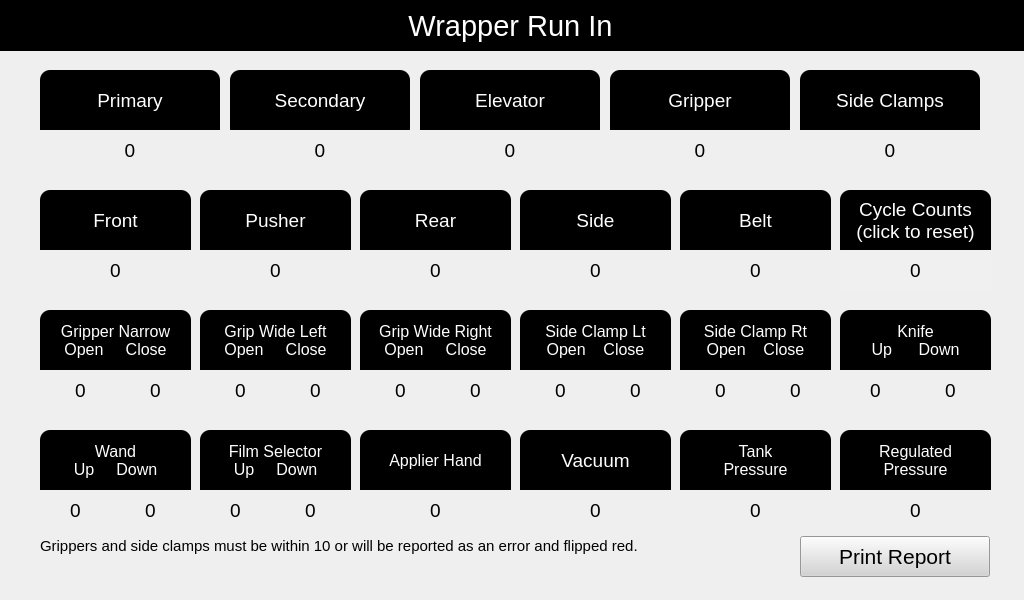
<?xml version="1.0" encoding="UTF-8"?>
<ui version="4.0">
 <class>operateNewWrapperRunIn</class>
 <widget class="QWidget" name="operateNewWrapperRunIn">
  <property name="geometry">
   <rect>
    <x>0</x>
    <y>0</y>
    <width>1024</width>
    <height>600</height>
   </rect>
  </property>
  <property name="windowTitle">
   <string>Form</string>
  </property>
  <widget class="QLabel" name="label">
   <property name="geometry">
    <rect>
     <x>-5</x>
     <y>0</y>
     <width>1031</width>
     <height>51</height>
    </rect>
   </property>
   <property name="font">
    <font>
     <pointsize>22</pointsize>
    </font>
   </property>
   <property name="styleSheet">
    <string notr="true">background-color: rgb(0, 0, 0);
color: rgb(255, 255, 255);</string>
   </property>
   <property name="text">
    <string>Wrapper Run In</string>
   </property>
   <property name="alignment">
    <set>Qt::AlignCenter</set>
   </property>
  </widget>
  <widget class="QLabel" name="label_11">
   <property name="geometry">
    <rect>
     <x>40</x>
     <y>70</y>
     <width>180</width>
     <height>60</height>
    </rect>
   </property>
   <property name="font">
    <font>
     <pointsize>14</pointsize>
    </font>
   </property>
   <property name="styleSheet">
    <string notr="true">color: rgb(255, 255, 255);
background-color: rgb(0, 0, 0);
border-top-right-radius: 10px;
border-top-left-radius: 10px;</string>
   </property>
   <property name="text">
    <string>Primary</string>
   </property>
   <property name="alignment">
    <set>Qt::AlignCenter</set>
   </property>
  </widget>
  <widget class="QLabel" name="label_12">
   <property name="geometry">
    <rect>
     <x>230</x>
     <y>70</y>
     <width>180</width>
     <height>60</height>
    </rect>
   </property>
   <property name="font">
    <font>
     <pointsize>14</pointsize>
    </font>
   </property>
   <property name="styleSheet">
    <string notr="true">color: rgb(255, 255, 255);
background-color: rgb(0, 0, 0);
border-top-right-radius: 10px;
border-top-left-radius: 10px;</string>
   </property>
   <property name="text">
    <string>Secondary</string>
   </property>
   <property name="alignment">
    <set>Qt::AlignCenter</set>
   </property>
  </widget>
  <widget class="QLabel" name="label_13">
   <property name="geometry">
    <rect>
     <x>420</x>
     <y>70</y>
     <width>180</width>
     <height>60</height>
    </rect>
   </property>
   <property name="font">
    <font>
     <pointsize>14</pointsize>
    </font>
   </property>
   <property name="styleSheet">
    <string notr="true">color: rgb(255, 255, 255);
background-color: rgb(0, 0, 0);
border-top-right-radius: 10px;
border-top-left-radius: 10px;</string>
   </property>
   <property name="text">
    <string>Elevator</string>
   </property>
   <property name="alignment">
    <set>Qt::AlignCenter</set>
   </property>
  </widget>
  <widget class="QLabel" name="label_14">
   <property name="geometry">
    <rect>
     <x>610</x>
     <y>70</y>
     <width>180</width>
     <height>60</height>
    </rect>
   </property>
   <property name="font">
    <font>
     <pointsize>14</pointsize>
    </font>
   </property>
   <property name="styleSheet">
    <string notr="true">color: rgb(255, 255, 255);
background-color: rgb(0, 0, 0);
border-top-right-radius: 10px;
border-top-left-radius: 10px;</string>
   </property>
   <property name="text">
    <string>Gripper</string>
   </property>
   <property name="alignment">
    <set>Qt::AlignCenter</set>
   </property>
  </widget>
  <widget class="QLabel" name="label_15">
   <property name="geometry">
    <rect>
     <x>800</x>
     <y>70</y>
     <width>180</width>
     <height>60</height>
    </rect>
   </property>
   <property name="font">
    <font>
     <pointsize>14</pointsize>
    </font>
   </property>
   <property name="styleSheet">
    <string notr="true">color: rgb(255, 255, 255);
background-color: rgb(0, 0, 0);
border-top-right-radius: 10px;
border-top-left-radius: 10px;</string>
   </property>
   <property name="text">
    <string>Side Clamps</string>
   </property>
   <property name="alignment">
    <set>Qt::AlignCenter</set>
   </property>
  </widget>
  <widget class="QLabel" name="label_16">
   <property name="geometry">
    <rect>
     <x>40</x>
     <y>190</y>
     <width>151</width>
     <height>60</height>
    </rect>
   </property>
   <property name="font">
    <font>
     <pointsize>14</pointsize>
    </font>
   </property>
   <property name="styleSheet">
    <string notr="true">color: rgb(255, 255, 255);
background-color: rgb(0, 0, 0);
border-top-right-radius: 10px;
border-top-left-radius: 10px;</string>
   </property>
   <property name="text">
    <string>Front</string>
   </property>
   <property name="alignment">
    <set>Qt::AlignCenter</set>
   </property>
  </widget>
  <widget class="QLabel" name="label_17">
   <property name="geometry">
    <rect>
     <x>200</x>
     <y>190</y>
     <width>151</width>
     <height>60</height>
    </rect>
   </property>
   <property name="font">
    <font>
     <pointsize>14</pointsize>
    </font>
   </property>
   <property name="styleSheet">
    <string notr="true">color: rgb(255, 255, 255);
background-color: rgb(0, 0, 0);
border-top-right-radius: 10px;
border-top-left-radius: 10px;</string>
   </property>
   <property name="text">
    <string>Pusher</string>
   </property>
   <property name="alignment">
    <set>Qt::AlignCenter</set>
   </property>
  </widget>
  <widget class="QLabel" name="label_18">
   <property name="geometry">
    <rect>
     <x>360</x>
     <y>190</y>
     <width>151</width>
     <height>60</height>
    </rect>
   </property>
   <property name="font">
    <font>
     <pointsize>14</pointsize>
    </font>
   </property>
   <property name="styleSheet">
    <string notr="true">color: rgb(255, 255, 255);
background-color: rgb(0, 0, 0);
border-top-right-radius: 10px;
border-top-left-radius: 10px;</string>
   </property>
   <property name="text">
    <string>Rear</string>
   </property>
   <property name="alignment">
    <set>Qt::AlignCenter</set>
   </property>
  </widget>
  <widget class="QLabel" name="label_19">
   <property name="geometry">
    <rect>
     <x>520</x>
     <y>190</y>
     <width>151</width>
     <height>60</height>
    </rect>
   </property>
   <property name="font">
    <font>
     <pointsize>14</pointsize>
    </font>
   </property>
   <property name="styleSheet">
    <string notr="true">color: rgb(255, 255, 255);
background-color: rgb(0, 0, 0);
border-top-right-radius: 10px;
border-top-left-radius: 10px;</string>
   </property>
   <property name="text">
    <string>Side</string>
   </property>
   <property name="alignment">
    <set>Qt::AlignCenter</set>
   </property>
  </widget>
  <widget class="QLabel" name="label_20">
   <property name="geometry">
    <rect>
     <x>680</x>
     <y>190</y>
     <width>151</width>
     <height>60</height>
    </rect>
   </property>
   <property name="font">
    <font>
     <pointsize>14</pointsize>
    </font>
   </property>
   <property name="styleSheet">
    <string notr="true">color: rgb(255, 255, 255);
background-color: rgb(0, 0, 0);
border-top-right-radius: 10px;
border-top-left-radius: 10px;</string>
   </property>
   <property name="text">
    <string>Belt</string>
   </property>
   <property name="alignment">
    <set>Qt::AlignCenter</set>
   </property>
  </widget>
  <widget class="QLabel" name="lblElevator">
   <property name="geometry">
    <rect>
     <x>420</x>
     <y>130</y>
     <width>180</width>
     <height>41</height>
    </rect>
   </property>
   <property name="font">
    <font>
     <pointsize>14</pointsize>
    </font>
   </property>
   <property name="styleSheet">
    <string notr="true"/>
   </property>
   <property name="text">
    <string notr="true">0</string>
   </property>
   <property name="alignment">
    <set>Qt::AlignCenter</set>
   </property>
  </widget>
  <widget class="QLabel" name="lblGripper">
   <property name="geometry">
    <rect>
     <x>610</x>
     <y>130</y>
     <width>180</width>
     <height>41</height>
    </rect>
   </property>
   <property name="font">
    <font>
     <pointsize>14</pointsize>
    </font>
   </property>
   <property name="styleSheet">
    <string notr="true"/>
   </property>
   <property name="text">
    <string notr="true">0</string>
   </property>
   <property name="alignment">
    <set>Qt::AlignCenter</set>
   </property>
  </widget>
  <widget class="QLabel" name="lblSideClamps">
   <property name="geometry">
    <rect>
     <x>800</x>
     <y>130</y>
     <width>180</width>
     <height>41</height>
    </rect>
   </property>
   <property name="font">
    <font>
     <pointsize>14</pointsize>
    </font>
   </property>
   <property name="styleSheet">
    <string notr="true"/>
   </property>
   <property name="text">
    <string notr="true">0</string>
   </property>
   <property name="alignment">
    <set>Qt::AlignCenter</set>
   </property>
  </widget>
  <widget class="QLabel" name="lblFront">
   <property name="geometry">
    <rect>
     <x>40</x>
     <y>250</y>
     <width>151</width>
     <height>41</height>
    </rect>
   </property>
   <property name="font">
    <font>
     <pointsize>14</pointsize>
    </font>
   </property>
   <property name="styleSheet">
    <string notr="true"/>
   </property>
   <property name="text">
    <string notr="true">0</string>
   </property>
   <property name="alignment">
    <set>Qt::AlignCenter</set>
   </property>
  </widget>
  <widget class="QLabel" name="lblPusher">
   <property name="geometry">
    <rect>
     <x>200</x>
     <y>250</y>
     <width>151</width>
     <height>41</height>
    </rect>
   </property>
   <property name="font">
    <font>
     <pointsize>14</pointsize>
    </font>
   </property>
   <property name="styleSheet">
    <string notr="true"/>
   </property>
   <property name="text">
    <string notr="true">0</string>
   </property>
   <property name="alignment">
    <set>Qt::AlignCenter</set>
   </property>
  </widget>
  <widget class="QLabel" name="lblRear">
   <property name="geometry">
    <rect>
     <x>360</x>
     <y>250</y>
     <width>151</width>
     <height>41</height>
    </rect>
   </property>
   <property name="font">
    <font>
     <pointsize>14</pointsize>
    </font>
   </property>
   <property name="styleSheet">
    <string notr="true"/>
   </property>
   <property name="text">
    <string notr="true">0</string>
   </property>
   <property name="alignment">
    <set>Qt::AlignCenter</set>
   </property>
  </widget>
  <widget class="QLabel" name="lblSide">
   <property name="geometry">
    <rect>
     <x>520</x>
     <y>250</y>
     <width>151</width>
     <height>41</height>
    </rect>
   </property>
   <property name="font">
    <font>
     <pointsize>14</pointsize>
    </font>
   </property>
   <property name="styleSheet">
    <string notr="true"/>
   </property>
   <property name="text">
    <string notr="true">0</string>
   </property>
   <property name="alignment">
    <set>Qt::AlignCenter</set>
   </property>
  </widget>
  <widget class="QLabel" name="lblBelt">
   <property name="geometry">
    <rect>
     <x>680</x>
     <y>250</y>
     <width>151</width>
     <height>41</height>
    </rect>
   </property>
   <property name="font">
    <font>
     <pointsize>14</pointsize>
    </font>
   </property>
   <property name="styleSheet">
    <string notr="true"/>
   </property>
   <property name="text">
    <string notr="true">0</string>
   </property>
   <property name="alignment">
    <set>Qt::AlignCenter</set>
   </property>
  </widget>
  <widget class="QLabel" name="lblPrimary">
   <property name="geometry">
    <rect>
     <x>40</x>
     <y>130</y>
     <width>180</width>
     <height>41</height>
    </rect>
   </property>
   <property name="font">
    <font>
     <pointsize>14</pointsize>
    </font>
   </property>
   <property name="styleSheet">
    <string notr="true"/>
   </property>
   <property name="text">
    <string notr="true">0</string>
   </property>
   <property name="alignment">
    <set>Qt::AlignCenter</set>
   </property>
  </widget>
  <widget class="QLabel" name="lblSecondary">
   <property name="geometry">
    <rect>
     <x>230</x>
     <y>130</y>
     <width>180</width>
     <height>41</height>
    </rect>
   </property>
   <property name="font">
    <font>
     <pointsize>14</pointsize>
    </font>
   </property>
   <property name="styleSheet">
    <string notr="true"/>
   </property>
   <property name="text">
    <string notr="true">0</string>
   </property>
   <property name="alignment">
    <set>Qt::AlignCenter</set>
   </property>
  </widget>
  <widget class="QLabel" name="gripperNarrowOpen">
   <property name="geometry">
    <rect>
     <x>40</x>
     <y>370</y>
     <width>81</width>
     <height>41</height>
    </rect>
   </property>
   <property name="font">
    <font>
     <pointsize>14</pointsize>
    </font>
   </property>
   <property name="styleSheet">
    <string notr="true"/>
   </property>
   <property name="text">
    <string notr="true">0</string>
   </property>
   <property name="alignment">
    <set>Qt::AlignCenter</set>
   </property>
  </widget>
  <widget class="QLabel" name="lblSideClampRightTitle">
   <property name="geometry">
    <rect>
     <x>680</x>
     <y>310</y>
     <width>151</width>
     <height>60</height>
    </rect>
   </property>
   <property name="font">
    <font>
     <pointsize>12</pointsize>
    </font>
   </property>
   <property name="styleSheet">
    <string notr="true">color: rgb(255, 255, 255);
background-color: rgb(0, 0, 0);
border-top-right-radius: 10px;
border-top-left-radius: 10px;</string>
   </property>
   <property name="text">
    <string>Side Clamp Rt
Open    Close</string>
   </property>
   <property name="alignment">
    <set>Qt::AlignCenter</set>
   </property>
  </widget>
  <widget class="QLabel" name="gripperWideLeftOpen">
   <property name="geometry">
    <rect>
     <x>200</x>
     <y>370</y>
     <width>81</width>
     <height>41</height>
    </rect>
   </property>
   <property name="font">
    <font>
     <pointsize>14</pointsize>
    </font>
   </property>
   <property name="styleSheet">
    <string notr="true"/>
   </property>
   <property name="text">
    <string notr="true">0</string>
   </property>
   <property name="alignment">
    <set>Qt::AlignCenter</set>
   </property>
  </widget>
  <widget class="QLabel" name="lblGripperNarrowTitle">
   <property name="geometry">
    <rect>
     <x>40</x>
     <y>310</y>
     <width>151</width>
     <height>60</height>
    </rect>
   </property>
   <property name="font">
    <font>
     <pointsize>12</pointsize>
    </font>
   </property>
   <property name="styleSheet">
    <string notr="true">color: rgb(255, 255, 255);
background-color: rgb(0, 0, 0);
border-top-right-radius: 10px;
border-top-left-radius: 10px;</string>
   </property>
   <property name="text">
    <string>Gripper Narrow
Open     Close</string>
   </property>
   <property name="alignment">
    <set>Qt::AlignCenter</set>
   </property>
  </widget>
  <widget class="QLabel" name="sideClampLeftOpen">
   <property name="geometry">
    <rect>
     <x>520</x>
     <y>370</y>
     <width>81</width>
     <height>41</height>
    </rect>
   </property>
   <property name="font">
    <font>
     <pointsize>14</pointsize>
    </font>
   </property>
   <property name="styleSheet">
    <string notr="true"/>
   </property>
   <property name="text">
    <string notr="true">0</string>
   </property>
   <property name="alignment">
    <set>Qt::AlignCenter</set>
   </property>
  </widget>
  <widget class="QLabel" name="gripperWideRightOpen">
   <property name="geometry">
    <rect>
     <x>360</x>
     <y>370</y>
     <width>81</width>
     <height>41</height>
    </rect>
   </property>
   <property name="font">
    <font>
     <pointsize>14</pointsize>
    </font>
   </property>
   <property name="styleSheet">
    <string notr="true"/>
   </property>
   <property name="text">
    <string notr="true">0</string>
   </property>
   <property name="alignment">
    <set>Qt::AlignCenter</set>
   </property>
  </widget>
  <widget class="QLabel" name="lblSideClampLeftTitle">
   <property name="geometry">
    <rect>
     <x>520</x>
     <y>310</y>
     <width>151</width>
     <height>60</height>
    </rect>
   </property>
   <property name="font">
    <font>
     <pointsize>12</pointsize>
    </font>
   </property>
   <property name="styleSheet">
    <string notr="true">color: rgb(255, 255, 255);
background-color: rgb(0, 0, 0);
border-top-right-radius: 10px;
border-top-left-radius: 10px;</string>
   </property>
   <property name="text">
    <string>Side Clamp Lt
Open    Close</string>
   </property>
   <property name="alignment">
    <set>Qt::AlignCenter</set>
   </property>
  </widget>
  <widget class="QLabel" name="lblGripperWideLeftTitle">
   <property name="geometry">
    <rect>
     <x>200</x>
     <y>310</y>
     <width>151</width>
     <height>60</height>
    </rect>
   </property>
   <property name="font">
    <font>
     <pointsize>12</pointsize>
    </font>
   </property>
   <property name="styleSheet">
    <string notr="true">color: rgb(255, 255, 255);
background-color: rgb(0, 0, 0);
border-top-right-radius: 10px;
border-top-left-radius: 10px;</string>
   </property>
   <property name="text">
    <string>Grip Wide Left
Open     Close</string>
   </property>
   <property name="alignment">
    <set>Qt::AlignCenter</set>
   </property>
  </widget>
  <widget class="QLabel" name="lblGripperWideRightTitle">
   <property name="geometry">
    <rect>
     <x>360</x>
     <y>310</y>
     <width>151</width>
     <height>60</height>
    </rect>
   </property>
   <property name="font">
    <font>
     <pointsize>12</pointsize>
    </font>
   </property>
   <property name="styleSheet">
    <string notr="true">color: rgb(255, 255, 255);
background-color: rgb(0, 0, 0);
border-top-right-radius: 10px;
border-top-left-radius: 10px;</string>
   </property>
   <property name="text">
    <string>Grip Wide Right
Open     Close</string>
   </property>
   <property name="alignment">
    <set>Qt::AlignCenter</set>
   </property>
  </widget>
  <widget class="QLabel" name="sideClampRightOpen">
   <property name="geometry">
    <rect>
     <x>680</x>
     <y>370</y>
     <width>81</width>
     <height>41</height>
    </rect>
   </property>
   <property name="font">
    <font>
     <pointsize>14</pointsize>
    </font>
   </property>
   <property name="styleSheet">
    <string notr="true"/>
   </property>
   <property name="text">
    <string notr="true">0</string>
   </property>
   <property name="alignment">
    <set>Qt::AlignCenter</set>
   </property>
  </widget>
  <widget class="QLabel" name="lblKnifeTitle">
   <property name="geometry">
    <rect>
     <x>840</x>
     <y>310</y>
     <width>151</width>
     <height>60</height>
    </rect>
   </property>
   <property name="maximumSize">
    <size>
     <width>16777215</width>
     <height>16777215</height>
    </size>
   </property>
   <property name="font">
    <font>
     <pointsize>12</pointsize>
    </font>
   </property>
   <property name="styleSheet">
    <string notr="true">color: rgb(255, 255, 255);
background-color: rgb(0, 0, 0);
border-top-right-radius: 10px;
border-top-left-radius: 10px;</string>
   </property>
   <property name="text">
    <string>Knife
Up      Down</string>
   </property>
   <property name="alignment">
    <set>Qt::AlignCenter</set>
   </property>
  </widget>
  <widget class="QLabel" name="knifeUp">
   <property name="geometry">
    <rect>
     <x>840</x>
     <y>370</y>
     <width>71</width>
     <height>41</height>
    </rect>
   </property>
   <property name="font">
    <font>
     <pointsize>14</pointsize>
    </font>
   </property>
   <property name="styleSheet">
    <string notr="true"/>
   </property>
   <property name="text">
    <string notr="true">0</string>
   </property>
   <property name="alignment">
    <set>Qt::AlignCenter</set>
   </property>
  </widget>
  <widget class="QLabel" name="wandUp">
   <property name="geometry">
    <rect>
     <x>40</x>
     <y>490</y>
     <width>71</width>
     <height>41</height>
    </rect>
   </property>
   <property name="font">
    <font>
     <pointsize>14</pointsize>
    </font>
   </property>
   <property name="styleSheet">
    <string notr="true"/>
   </property>
   <property name="text">
    <string notr="true">0</string>
   </property>
   <property name="alignment">
    <set>Qt::AlignCenter</set>
   </property>
  </widget>
  <widget class="QLabel" name="lblApplierHandTitle">
   <property name="geometry">
    <rect>
     <x>360</x>
     <y>430</y>
     <width>151</width>
     <height>60</height>
    </rect>
   </property>
   <property name="font">
    <font>
     <pointsize>12</pointsize>
    </font>
   </property>
   <property name="styleSheet">
    <string notr="true">color: rgb(255, 255, 255);
background-color: rgb(0, 0, 0);
border-top-right-radius: 10px;
border-top-left-radius: 10px;</string>
   </property>
   <property name="text">
    <string>Applier Hand</string>
   </property>
   <property name="alignment">
    <set>Qt::AlignCenter</set>
   </property>
  </widget>
  <widget class="QLabel" name="filmSelectorUp">
   <property name="geometry">
    <rect>
     <x>200</x>
     <y>490</y>
     <width>71</width>
     <height>41</height>
    </rect>
   </property>
   <property name="font">
    <font>
     <pointsize>14</pointsize>
    </font>
   </property>
   <property name="styleSheet">
    <string notr="true"/>
   </property>
   <property name="text">
    <string notr="true">0</string>
   </property>
   <property name="alignment">
    <set>Qt::AlignCenter</set>
   </property>
  </widget>
  <widget class="QLabel" name="lblRegulatedPressureTitle">
   <property name="geometry">
    <rect>
     <x>840</x>
     <y>430</y>
     <width>151</width>
     <height>60</height>
    </rect>
   </property>
   <property name="font">
    <font>
     <pointsize>12</pointsize>
    </font>
   </property>
   <property name="styleSheet">
    <string notr="true">color: rgb(255, 255, 255);
background-color: rgb(0, 0, 0);
border-top-right-radius: 10px;
border-top-left-radius: 10px;</string>
   </property>
   <property name="text">
    <string>Regulated
Pressure</string>
   </property>
   <property name="alignment">
    <set>Qt::AlignCenter</set>
   </property>
  </widget>
  <widget class="QLabel" name="lblTankPressureTitle">
   <property name="geometry">
    <rect>
     <x>680</x>
     <y>430</y>
     <width>151</width>
     <height>60</height>
    </rect>
   </property>
   <property name="font">
    <font>
     <pointsize>12</pointsize>
    </font>
   </property>
   <property name="styleSheet">
    <string notr="true">color: rgb(255, 255, 255);
background-color: rgb(0, 0, 0);
border-top-right-radius: 10px;
border-top-left-radius: 10px;</string>
   </property>
   <property name="text">
    <string>Tank
Pressure</string>
   </property>
   <property name="alignment">
    <set>Qt::AlignCenter</set>
   </property>
  </widget>
  <widget class="QLabel" name="linePressure">
   <property name="geometry">
    <rect>
     <x>840</x>
     <y>490</y>
     <width>151</width>
     <height>41</height>
    </rect>
   </property>
   <property name="font">
    <font>
     <pointsize>14</pointsize>
    </font>
   </property>
   <property name="styleSheet">
    <string notr="true"/>
   </property>
   <property name="text">
    <string notr="true">0</string>
   </property>
   <property name="alignment">
    <set>Qt::AlignCenter</set>
   </property>
  </widget>
  <widget class="QLabel" name="vacuum">
   <property name="geometry">
    <rect>
     <x>520</x>
     <y>490</y>
     <width>151</width>
     <height>41</height>
    </rect>
   </property>
   <property name="font">
    <font>
     <pointsize>14</pointsize>
    </font>
   </property>
   <property name="styleSheet">
    <string notr="true"/>
   </property>
   <property name="text">
    <string notr="true">0</string>
   </property>
   <property name="alignment">
    <set>Qt::AlignCenter</set>
   </property>
  </widget>
  <widget class="QLabel" name="applierHand">
   <property name="geometry">
    <rect>
     <x>360</x>
     <y>490</y>
     <width>151</width>
     <height>41</height>
    </rect>
   </property>
   <property name="font">
    <font>
     <pointsize>14</pointsize>
    </font>
   </property>
   <property name="styleSheet">
    <string notr="true"/>
   </property>
   <property name="text">
    <string notr="true">0</string>
   </property>
   <property name="alignment">
    <set>Qt::AlignCenter</set>
   </property>
  </widget>
  <widget class="QLabel" name="lblVacuumTitle">
   <property name="geometry">
    <rect>
     <x>520</x>
     <y>430</y>
     <width>151</width>
     <height>60</height>
    </rect>
   </property>
   <property name="font">
    <font>
     <pointsize>14</pointsize>
    </font>
   </property>
   <property name="styleSheet">
    <string notr="true">color: rgb(255, 255, 255);
background-color: rgb(0, 0, 0);
border-top-right-radius: 10px;
border-top-left-radius: 10px;</string>
   </property>
   <property name="text">
    <string>Vacuum</string>
   </property>
   <property name="alignment">
    <set>Qt::AlignCenter</set>
   </property>
  </widget>
  <widget class="QLabel" name="lblFilmSelectorTitle">
   <property name="geometry">
    <rect>
     <x>200</x>
     <y>430</y>
     <width>151</width>
     <height>60</height>
    </rect>
   </property>
   <property name="font">
    <font>
     <pointsize>12</pointsize>
    </font>
   </property>
   <property name="styleSheet">
    <string notr="true">color: rgb(255, 255, 255);
background-color: rgb(0, 0, 0);
border-top-right-radius: 10px;
border-top-left-radius: 10px;</string>
   </property>
   <property name="text">
    <string>Film Selector
Up     Down</string>
   </property>
   <property name="alignment">
    <set>Qt::AlignCenter</set>
   </property>
  </widget>
  <widget class="QLabel" name="lblWandTitle">
   <property name="geometry">
    <rect>
     <x>40</x>
     <y>430</y>
     <width>151</width>
     <height>60</height>
    </rect>
   </property>
   <property name="font">
    <font>
     <pointsize>12</pointsize>
    </font>
   </property>
   <property name="styleSheet">
    <string notr="true">color: rgb(255, 255, 255);
background-color: rgb(0, 0, 0);
border-top-right-radius: 10px;
border-top-left-radius: 10px;</string>
   </property>
   <property name="text">
    <string>Wand
Up     Down</string>
   </property>
   <property name="alignment">
    <set>Qt::AlignCenter</set>
   </property>
  </widget>
  <widget class="QLabel" name="mainPressure">
   <property name="geometry">
    <rect>
     <x>680</x>
     <y>490</y>
     <width>151</width>
     <height>41</height>
    </rect>
   </property>
   <property name="font">
    <font>
     <pointsize>14</pointsize>
    </font>
   </property>
   <property name="styleSheet">
    <string notr="true"/>
   </property>
   <property name="text">
    <string notr="true">0</string>
   </property>
   <property name="alignment">
    <set>Qt::AlignCenter</set>
   </property>
  </widget>
  <widget class="QLabel" name="knifeDown">
   <property name="geometry">
    <rect>
     <x>910</x>
     <y>370</y>
     <width>81</width>
     <height>41</height>
    </rect>
   </property>
   <property name="font">
    <font>
     <pointsize>14</pointsize>
    </font>
   </property>
   <property name="styleSheet">
    <string notr="true"/>
   </property>
   <property name="text">
    <string notr="true">0</string>
   </property>
   <property name="alignment">
    <set>Qt::AlignCenter</set>
   </property>
  </widget>
  <widget class="QLabel" name="sideClampRightClose">
   <property name="geometry">
    <rect>
     <x>760</x>
     <y>370</y>
     <width>71</width>
     <height>41</height>
    </rect>
   </property>
   <property name="font">
    <font>
     <pointsize>14</pointsize>
    </font>
   </property>
   <property name="styleSheet">
    <string notr="true"/>
   </property>
   <property name="text">
    <string notr="true">0</string>
   </property>
   <property name="alignment">
    <set>Qt::AlignCenter</set>
   </property>
  </widget>
  <widget class="QLabel" name="sideClampLeftClose">
   <property name="geometry">
    <rect>
     <x>600</x>
     <y>370</y>
     <width>71</width>
     <height>41</height>
    </rect>
   </property>
   <property name="font">
    <font>
     <pointsize>14</pointsize>
    </font>
   </property>
   <property name="styleSheet">
    <string notr="true"/>
   </property>
   <property name="text">
    <string notr="true">0</string>
   </property>
   <property name="alignment">
    <set>Qt::AlignCenter</set>
   </property>
  </widget>
  <widget class="QLabel" name="gripperWideRightClose">
   <property name="geometry">
    <rect>
     <x>440</x>
     <y>370</y>
     <width>71</width>
     <height>41</height>
    </rect>
   </property>
   <property name="font">
    <font>
     <pointsize>14</pointsize>
    </font>
   </property>
   <property name="styleSheet">
    <string notr="true"/>
   </property>
   <property name="text">
    <string notr="true">0</string>
   </property>
   <property name="alignment">
    <set>Qt::AlignCenter</set>
   </property>
  </widget>
  <widget class="QLabel" name="gripperWideLeftClose">
   <property name="geometry">
    <rect>
     <x>280</x>
     <y>370</y>
     <width>71</width>
     <height>41</height>
    </rect>
   </property>
   <property name="font">
    <font>
     <pointsize>14</pointsize>
    </font>
   </property>
   <property name="styleSheet">
    <string notr="true"/>
   </property>
   <property name="text">
    <string notr="true">0</string>
   </property>
   <property name="alignment">
    <set>Qt::AlignCenter</set>
   </property>
  </widget>
  <widget class="QLabel" name="gripperNarrowClose">
   <property name="geometry">
    <rect>
     <x>120</x>
     <y>370</y>
     <width>71</width>
     <height>41</height>
    </rect>
   </property>
   <property name="font">
    <font>
     <pointsize>14</pointsize>
    </font>
   </property>
   <property name="styleSheet">
    <string notr="true"/>
   </property>
   <property name="text">
    <string notr="true">0</string>
   </property>
   <property name="alignment">
    <set>Qt::AlignCenter</set>
   </property>
  </widget>
  <widget class="QLabel" name="wandDown">
   <property name="geometry">
    <rect>
     <x>110</x>
     <y>490</y>
     <width>81</width>
     <height>41</height>
    </rect>
   </property>
   <property name="font">
    <font>
     <pointsize>14</pointsize>
    </font>
   </property>
   <property name="styleSheet">
    <string notr="true"/>
   </property>
   <property name="text">
    <string notr="true">0</string>
   </property>
   <property name="alignment">
    <set>Qt::AlignCenter</set>
   </property>
  </widget>
  <widget class="QLabel" name="filmSelectorDown">
   <property name="geometry">
    <rect>
     <x>270</x>
     <y>490</y>
     <width>81</width>
     <height>41</height>
    </rect>
   </property>
   <property name="font">
    <font>
     <pointsize>14</pointsize>
    </font>
   </property>
   <property name="styleSheet">
    <string notr="true"/>
   </property>
   <property name="text">
    <string notr="true">0</string>
   </property>
   <property name="alignment">
    <set>Qt::AlignCenter</set>
   </property>
  </widget>
  <widget class="QLabel" name="lblFootnoteError">
   <property name="geometry">
    <rect>
     <x>40</x>
     <y>530</y>
     <width>741</width>
     <height>31</height>
    </rect>
   </property>
   <property name="font">
    <font>
     <pointsize>11</pointsize>
    </font>
   </property>
   <property name="styleSheet">
    <string notr="true"/>
   </property>
   <property name="text">
    <string notr="true">Grippers and side clamps must be within 10 or will be reported as an error and flipped red.</string>
   </property>
   <property name="alignment">
    <set>Qt::AlignLeading|Qt::AlignLeft|Qt::AlignVCenter</set>
   </property>
  </widget>
  <widget class="QPushButton" name="lblCycleCountsTitle">
   <property name="geometry">
    <rect>
     <x>840</x>
     <y>190</y>
     <width>151</width>
     <height>60</height>
    </rect>
   </property>
   <property name="font">
    <font>
     <pointsize>14</pointsize>
    </font>
   </property>
   <property name="styleSheet">
    <string notr="true">color: rgb(255, 255, 255);
background-color: rgb(0, 0, 0);
border-top-right-radius: 10px;
border-top-left-radius: 10px;</string>
   </property>
   <property name="text">
    <string>Cycle Counts
(click to reset)</string>
   </property>
  </widget>
  <widget class="QPushButton" name="cycleCounts">
   <property name="geometry">
    <rect>
     <x>840</x>
     <y>250</y>
     <width>151</width>
     <height>41</height>
    </rect>
   </property>
   <property name="font">
    <font>
     <pointsize>14</pointsize>
    </font>
   </property>
   <property name="styleSheet">
    <string notr="true">color: rgb(0, 0, 0);
background-color: rgb(240, 240, 240);
border-top-right-radius: 10px;
border-top-left-radius: 10px;</string>
   </property>
   <property name="text">
    <string>0</string>
   </property>
  </widget>
  <widget class="QPushButton" name="butPrintReport">
   <property name="geometry">
    <rect>
     <x>800</x>
     <y>536</y>
     <width>190</width>
     <height>41</height>
    </rect>
   </property>
   <property name="sizePolicy">
    <sizepolicy hsizetype="Fixed" vsizetype="Fixed">
     <horstretch>0</horstretch>
     <verstretch>0</verstretch>
    </sizepolicy>
   </property>
   <property name="minimumSize">
    <size>
     <width>190</width>
     <height>41</height>
    </size>
   </property>
   <property name="maximumSize">
    <size>
     <width>800</width>
     <height>526</height>
    </size>
   </property>
   <property name="font">
    <font>
     <pointsize>16</pointsize>
     <weight>50</weight>
     <bold>false</bold>
    </font>
   </property>
   <property name="styleSheet">
    <string notr="true">color: rgb(0, 0, 0);
background-color: rgb(211, 211, 211);</string>
   </property>
   <property name="text">
    <string>Print Report</string>
   </property>
  </widget>
  <zorder>lblPrimary</zorder>
  <zorder>lblSecondary</zorder>
  <zorder>lblBelt</zorder>
  <zorder>lblSide</zorder>
  <zorder>lblRear</zorder>
  <zorder>lblPusher</zorder>
  <zorder>lblFront</zorder>
  <zorder>lblSideClamps</zorder>
  <zorder>lblGripper</zorder>
  <zorder>label</zorder>
  <zorder>label_11</zorder>
  <zorder>label_12</zorder>
  <zorder>label_14</zorder>
  <zorder>label_15</zorder>
  <zorder>label_16</zorder>
  <zorder>label_17</zorder>
  <zorder>label_18</zorder>
  <zorder>label_19</zorder>
  <zorder>label_20</zorder>
  <zorder>lblElevator</zorder>
  <zorder>label_13</zorder>
  <zorder>gripperNarrowOpen</zorder>
  <zorder>lblSideClampRightTitle</zorder>
  <zorder>gripperWideLeftOpen</zorder>
  <zorder>lblGripperNarrowTitle</zorder>
  <zorder>sideClampLeftOpen</zorder>
  <zorder>gripperWideRightOpen</zorder>
  <zorder>lblSideClampLeftTitle</zorder>
  <zorder>lblGripperWideLeftTitle</zorder>
  <zorder>lblGripperWideRightTitle</zorder>
  <zorder>sideClampRightOpen</zorder>
  <zorder>lblKnifeTitle</zorder>
  <zorder>knifeUp</zorder>
  <zorder>wandUp</zorder>
  <zorder>lblApplierHandTitle</zorder>
  <zorder>filmSelectorUp</zorder>
  <zorder>lblRegulatedPressureTitle</zorder>
  <zorder>lblTankPressureTitle</zorder>
  <zorder>linePressure</zorder>
  <zorder>vacuum</zorder>
  <zorder>applierHand</zorder>
  <zorder>lblVacuumTitle</zorder>
  <zorder>lblFilmSelectorTitle</zorder>
  <zorder>lblWandTitle</zorder>
  <zorder>mainPressure</zorder>
  <zorder>knifeDown</zorder>
  <zorder>sideClampRightClose</zorder>
  <zorder>sideClampLeftClose</zorder>
  <zorder>gripperWideRightClose</zorder>
  <zorder>gripperWideLeftClose</zorder>
  <zorder>gripperNarrowClose</zorder>
  <zorder>wandDown</zorder>
  <zorder>filmSelectorDown</zorder>
  <zorder>lblFootnoteError</zorder>
  <zorder>lblCycleCountsTitle</zorder>
  <zorder>cycleCounts</zorder>
  <zorder>butPrintReport</zorder>
 </widget>
 <resources/>
 <connections/>
</ui>
